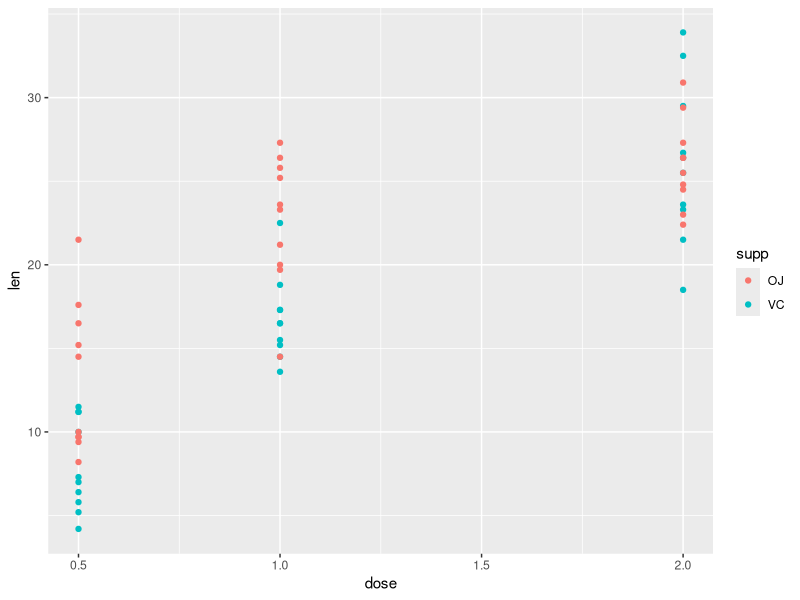
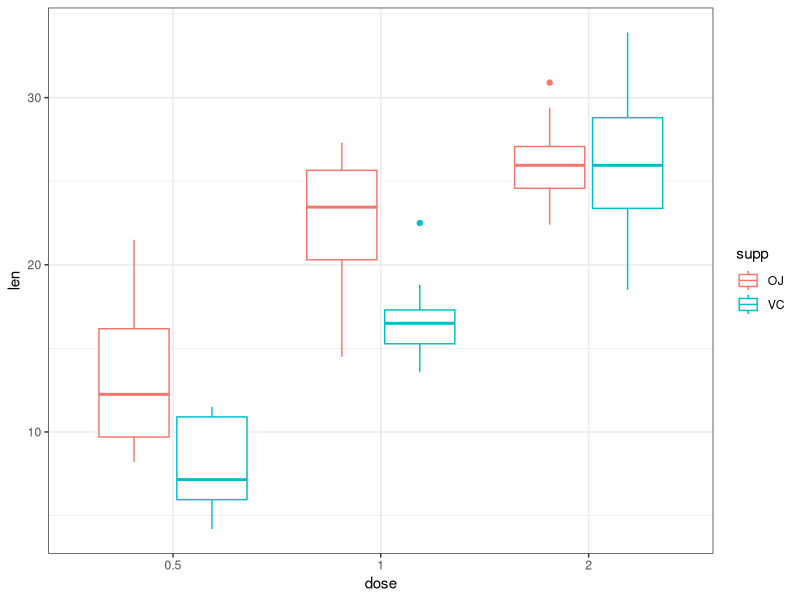

Source code (R) for these figures, in order:
## ---- chunk 1
library(dplyr)
library(ggplot2)
## ---- chunk 2
titanic_data <- data.frame(Titanic)
str(titanic_data)
## ---- chunk 3
# Using the parentheses to print the output while assigning it to a variable
# Type ?aggregate to see how to use the function. 
(age <- aggregate(Freq~Age, data=titanic_data, sum)) 
## ---- chunk 4
adult <- titanic_data[titanic_data$Age == "Adult", ]
(gender <- aggregate(Freq~Sex, data=adult, sum))
## ---- chunk 5
(suvival_summary <- aggregate(Freq~Survived+Age, data=titanic_data, sum))
## ---- chunk 6
# Get the people who survived 
survived <- subset(suvival_summary, Survived=="Yes")

# Get the total number of adults and those that survived 
total_adult <- sum(adult$Freq)  # sum over the frequency of the dataset we created before 
total_adult_lived <- survived[survived$Age=="Adult", ]$Freq

# Get the total number of children and those that survived 
total_child <- sum( titanic_data[titanic_data$Age == "Child", ]$Freq )
total_child_lived <- survived[survived$Age=="Child", ]$Freq

# Print out the surival rate 
(adult_rate <- total_adult_lived/total_adult)
(child_rate <- total_child_lived/total_child)
## ---- chunk 7
titanic_data %>% 
  group_by(Class, Survived) %>% 
  summarize(Total = sum(Freq)) %>%
  tidyr::spread(Survived, Total) %>% 
  mutate(rate = Yes/(Yes + No))
## ---- chunk 8
titanic_data %>% group_by(Class, Survived) %>% summarize(Total = sum(Freq))

## ---- chunk 9
titanic_data %>% group_by(Class, Survived) %>% summarize(Total = sum(Freq)) %>% tidyr::spread(Survived, Total)

## ---- chunk 10
pig_data <- read.table("guinea_pigs_tooth_growth.txt", header=TRUE)
str(pig_data)
head(pig_data)
## ---- chunk 11
ggplot(pig_data, aes(x=dose, y=len, color=supp)) + geom_point() 
## ---- chunk 12
pig_data$dose <- factor(pig_data$dose)
ggplot(pig_data, aes(x=dose, y=len, color=supp)) + geom_boxplot() + theme_bw()
## ---- chunk 13
sessionInfo()
